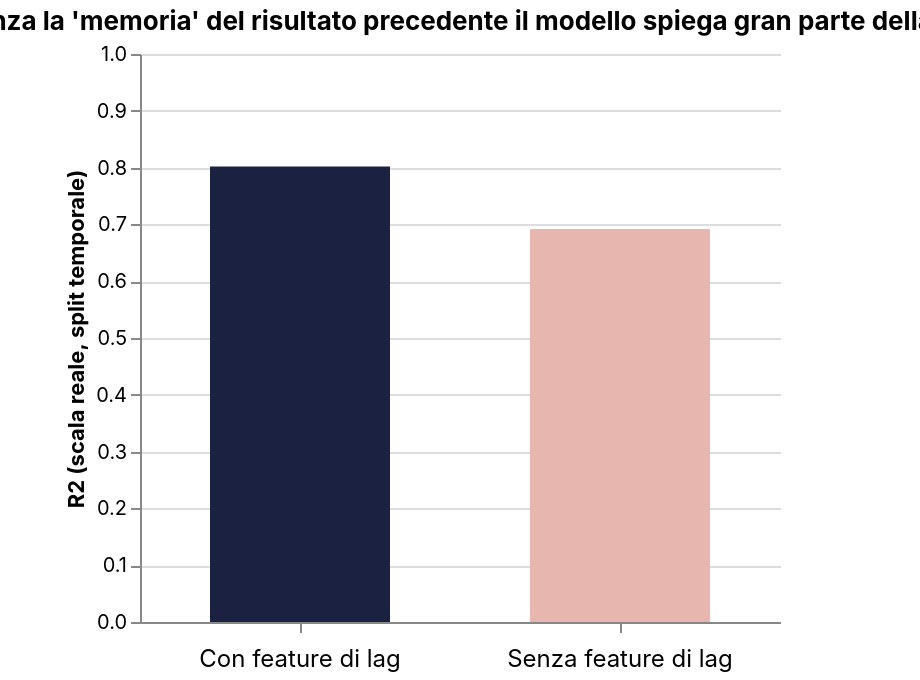

Source (Vega-Lite JSON):
### Vega-Lite specification from a JSON file in a GitHub repository (floating-point values rounded to 4 significant figures)
{"$schema": "https://vega.github.io/schema/vega-lite/v5.json", "config": {"background": "transparent", "view": {"stroke": "transparent"}, "title": {"font": "Inter"}, "axis": {"labelFont": "Inter", "titleFont": "Inter"}, "legend": {"labelFont": "Inter", "titleFont": "Inter"}, "header": {"labelFont": "Inter", "titleFont": "Inter"}, "text": {"font": "Inter"}, "range": {"category": ["#1b2140", "#ff8009", "#9a0641", "#ffe34a", "#e7b6af", "#0088b0", "#e03830"], "ramp": ["#e7b6af", "#1b2140"], "heatmap": ["#e7b6af", "#1b2140"]}}, "width": 460, "height": 340, "autosize": {"type": "fit", "contains": "padding"}, "title": "Anche senza la 'memoria' del risultato precedente il modello spiega gran parte della varianza", "data": {"values": [{"Configurazione": "Con feature di lag", "Dettaglio": "(modello completo)", "R2": 0.802}, {"Configurazione": "Senza feature di lag", "Dettaglio": "(solo PIL, popolazione, ecc.)", "R2": 0.692}]}, "mark": {"type": "bar", "size": 90}, "encoding": {"x": {"field": "Configurazione", "type": "nominal", "title": null, "sort": null, "axis": {"labelAngle": 0, "labelLimit": 220, "labelFontSize": 12, "labelPadding": 8}}, "y": {"field": "R2", "type": "quantitative", "title": "R2 (scala reale, split temporale)", "scale": {"domain": [0, 1]}}, "color": {"field": "Configurazione", "type": "nominal", "legend": null, "scale": {"range": ["#1b2140", "#e7b6af"]}}, "tooltip": [{"field": "Configurazione"}, {"field": "Dettaglio"}, {"field": "R2", "format": ".3f"}]}}
